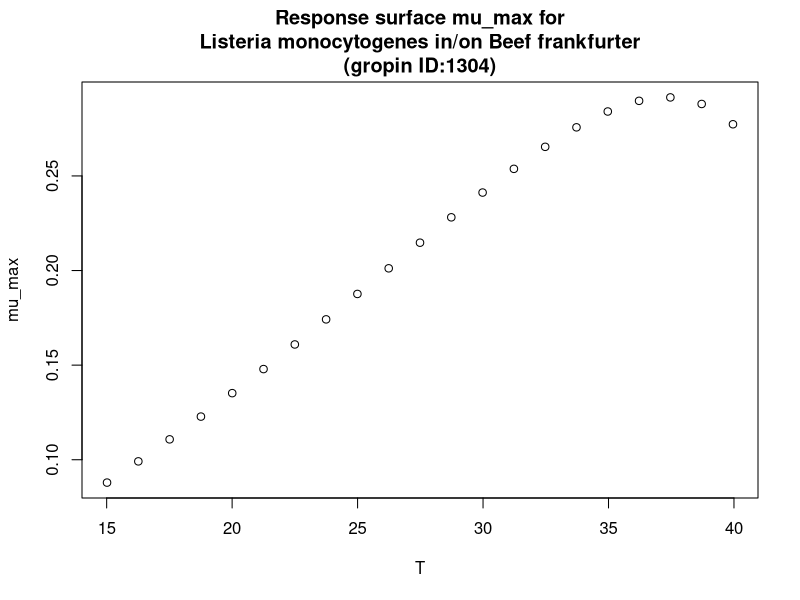

Here is the R script that generated this plot:
#############################
# start of Parameter script
#############################
T <- seq(15.015,39.96003996004,length.out=21)
#############################
# end of Parameter script
#############################
############################# 
# start of Model script Gropin ID 1304 
#############################
 
# constant coefficients for this model
 
variables <- data.frame(T)
argumentsPar <- expand.grid(variables)
 
# heart of the model
response_surface <- function(T) {
   mumax <-0.00153*((T-0.109)^1.5)*(1-exp(0.210*(T-46.03)))

return(mumax=mumax)
} 

# output parameters
mumax <- cbind(argumentsPar,response_surface(argumentsPar['T']))
colnames(mumax) <- c(colnames(argumentsPar),'mumax')
#############################
# End of Model script
#############################
############################# 
# start of Visualisation script Gropin ID 1304 
#############################
plot(T,mumax$mumax,
                          xlab='T',
                          ylab='mu_max',main='Response surface mu_max for
Listeria monocytogenes in/on Beef frankfurter
(gropin ID:1304)')
#############################
# End of Visualisation script
#############################
